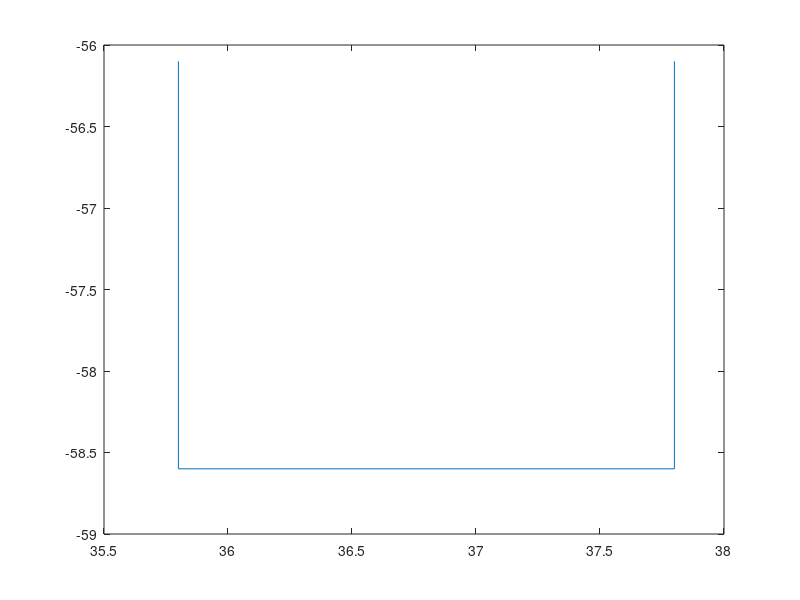

The MATLAB source for this figure: (Note: this script raises an error after producing the figure.)
%start
plot([-4 -4 0 0 -4], [5 -5 -5 5 5], 'Color', 'black');
fill([-4 -4 0 0 -4], [5 -5 -5 5 5], 'green');

%finish
for j = 0:2:2
    flop = true;
    if j == 2 
        flop = false;
    end
    xfinish = [35.8+j 35.8+j 37.8+j 37.8+j 37.8+j];
    for i = 0:2.5:7.5
        yfinish = [-56.1-i -58.6-i -58.6-i -56.1-i -56.1-i];
        hplot = plot(xfinish, yfinish);
        hplot.Color = 'black';
        if flop == true
            fill(xfinish, yfinish, 'white');
            flop = false;
        else
            fill(xfinish, yfinish, 'black');
            flop = true;
        end
    end
end